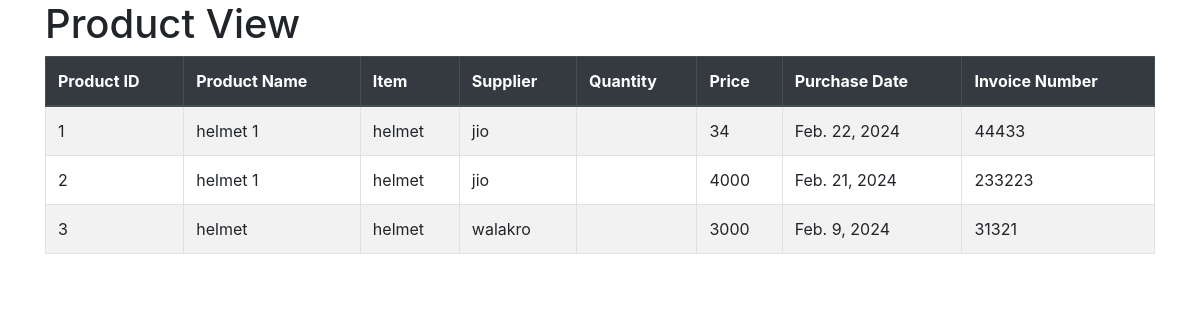
/products/pv/, run on the app's committed database.
### products/models.py (models this page shows, shortened)
class Product(models.Model):
    Product_id = models.AutoField(primary_key=True)
    Product_name = models.CharField(max_length=50)
    Item = models.ForeignKey(Item,on_delete=models.CASCADE)
    Supplier =models.ForeignKey(Supplier,on_delete=models.CASCADE)
    Quantity = models.IntegerField()
    Price = models.IntegerField()
    Purchase_Date = models.DateField()
    Invoice_Number = models.IntegerField()
    class Meta:
        db_table="Product"

class Item(models.Model):
    Item_id =  models.AutoField(primary_key=True)
    Item_Name = models.CharField(max_length = 20)
    class Meta:
        db_table="Item"
    def __str__(self):
        return self.Item_Name

class Supplier(models.Model):
    Supplier_id = models.AutoField(primary_key=True)
    Supplier_Name = models.CharField(max_length=30)
    class Meta:
        db_table="Supplier"
    def __str__(self):
        return self.Supplier_Name

### products/views.py (the view)
# urls.py: path('pv/',views.product_view,name='product_view'),
def product_view(request):
    products = Product.objects.all()
    return render(request,'products/product_view.html',{'product':products})

### products/templates/products/product_view.html (shortened to what this page needs)
<!DOCTYPE html>
<html lang="en">
<head>
    <link href="https://stackpath.bootstrapcdn.com/bootstrap/4.5.2/css/bootstrap.min.css" rel="stylesheet">
</head>
<body>
    <div class="container">
        <h1>Product View</h1>
        <table class="table table-bordered table-striped">
            <thead class="thead-dark">
                <tr>
                    <th>Product ID</th>
                    <th>Product Name</th>
                    <th>Item</th>
                    <th>Supplier</th>
                    <th>Quantity</th>
                    <th>Price</th>
                    <th>Purchase Date</th>
                    <th>Invoice Number</th>
                </tr>
            </thead>
            <tbody>
                {% for pro in product %}
                <tr>
                    <td>{{ pro.Product_id }}</td>
                    <td>{{ pro.Product_name }}</td>
                    <td>{{ pro.Item }}</td>
                    <td>{{ pro.Supplier }}</td>
                    <td>{{ pro.Quantiy }}</td>
                    <td>{{ pro.Price }}</td>
                    <td>{{ pro.Purchase_Date }}</td>
                    <td>{{ pro.Invoice_Number }}</td>
                </tr>
                {% endfor %}
            </tbody>
        </table>
    </div>
</body>
</html>

### data on the page
Product: Product_id "1", Product_name "helmet 1", Item "helmet", Supplier "jio", Price "34", Purchase_Date "Feb. 22, 2024", Invoice_Number "44433"
Product: Product_id "2", Product_name "helmet 1", Item "helmet", Supplier "jio", Price "4000", Purchase_Date "Feb. 21, 2024", Invoice_Number "233223"
Product: Product_id "3", Product_name "helmet", Item "helmet", Supplier "walakro", Price "3000", Purchase_Date "Feb. 9, 2024", Invoice_Number "31321"
